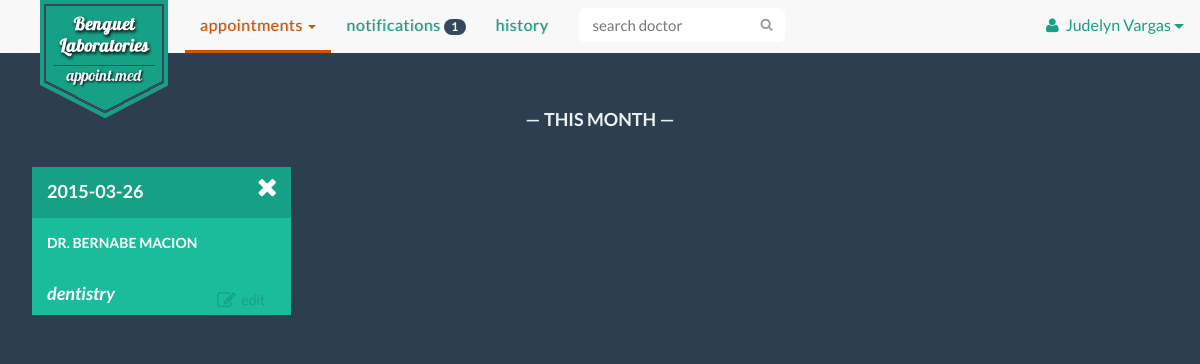
The app's page /appointment_month.php (signed in), older data.
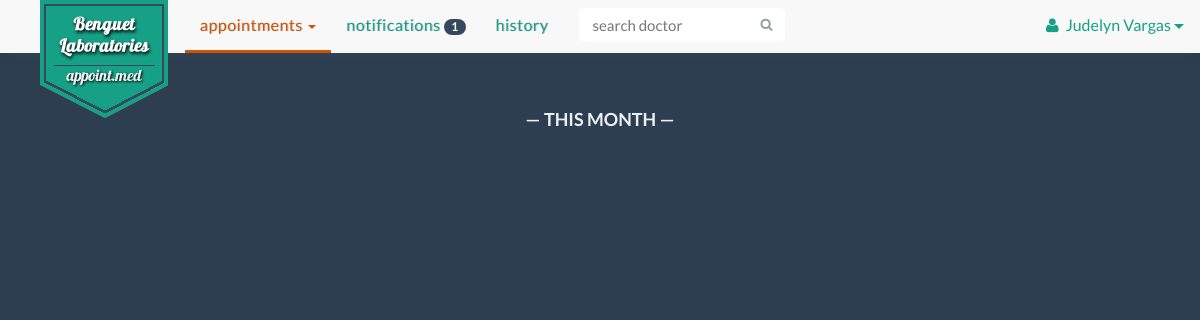
The same page, newer data.
### tables this page shows
CREATE TABLE IF NOT EXISTS `appointment` (
  `appointment_id` int(30) NOT NULL AUTO_INCREMENT,
  `remarks` text NOT NULL,
  `doctor_id` varchar(30) NOT NULL,
  `patient_id` varchar(30) NOT NULL,
  `appoint_date` date NOT NULL,
  `appointment_status` enum('Cancelled','Completed','Referred','Inqueue') NOT NULL,
  `clinic_id` varchar(30) NOT NULL,
  PRIMARY KEY (`appointment_id`),
  KEY `doctor_id_2` (`doctor_id`),
  KEY `patient_id` (`patient_id`),
  KEY `clinic_id` (`clinic_id`)
);

CREATE TABLE IF NOT EXISTS `doctor` (
  `doctor_id` varchar(30) NOT NULL,
  `doctor_name` varchar(30) NOT NULL,
  `specialization` varchar(30) NOT NULL,
  `doctor_status` enum('On Leave','Emergency','In','Out','Sick Leave') NOT NULL,
  `email` varchar(30) NOT NULL,
  `username` varchar(30) NOT NULL,
  PRIMARY KEY (`doctor_id`),
  KEY `username` (`username`)
);

### appointment_month.php (the view, shortened to what this page needs)
<!DOCTYPE html>
<html lang="en">
    <?php
        include 'include/head.php';
        include 'connectdatabase.php';
    ?>
  <body>
    <div class="container">
        <?php
            if(isset($_SESSION['loggedIn']) && isset($_SESSION['account_type']) && isset($_SESSION['username'])){
                $username = $_SESSION['username'];
                $start = date("Y-m-1");
                $end = date("Y-m-t");
            }else{
                header("location: index.php");
                die();
            }
            $result = mysqli_query($con, "SELECT * FROM patient WHERE username LIKE '$username'" );
            $row =  mysqli_fetch_array($result);
            $patient = $row['patient_id'];
            $p_result = mysqli_query($con, "SELECT * FROM appointment WHERE patient_id LIKE '$patient' AND (appointment_status = 'Inqueue' OR appointment_status = 'Referred') AND (appoint_date >= '$start' AND appoint_date <= '$end')" );
            $count_result = mysqli_query($con, "SELECT COUNT(notification) AS count FROM notification WHERE patient_id LIKE '$patient' AND indicator = 'doctor'" );
            $count_row = mysqli_fetch_array($count_result);
            $notif_count =  $count_row['count'];
        ?>
        <?php
            include 'include/pt-nav-start.php';
        ?>
                    <ul class="nav navbar-nav">
                        <li class="dropdown active">
                            <a href="#" class="dropdown-toggle" data-toggle="dropdown" role="button" aria-expanded="false">Appointments <span class="caret"></span></a>
                        </li>
                        <li><a href="notifications.php">Notifications <span class="badge"><?php echo $notif_count?></span></a></li>
                        <li><a href="history.php">History</a></li>
        <?php
            include 'include/pt-nav-end.php';
        ?>
        <div class="container-fluid" id="appointments-user">
            <div class="row">
                <div class="col-md-12">
                    <h1 class="text-center row-header-fff">&mdash; This Month &mdash;</h1>
                </div>
                <?php
                    while ($d_row = mysqli_fetch_array($p_result)){
                    $app_id = $d_row['appointment_id'];
                    $doctor = $d_row['doctor_id'];
                    $date = $d_row['appoint_date'];
                    $d_result = mysqli_query($con, "SELECT * FROM doctor WHERE doctor_id LIKE '$doctor'" );
                    $doc =  mysqli_fetch_array($d_result);
                    echo '<div class="col-xs-12 col-md-6 col-lg-3" id="'.$d_row['appointment_id'].'">';
                    echo "<div class='panel panel-default' id='asd'><div class='panel-heading appointment-date' >";
                            echo $date;
                            echo "<a href=\"close.php?id=$d_row[appointment_id]&doc=$doctor&pat=$patient\" onclick='return confirm(\"Do you want to cancel this appointment?\")' title=\"Cancel\"><i class=\"fa fa-remove fa-lg delete-btn\"></i></a></div>
                            <div class=\"panel-body\">";
                            echo '<p class="appointment-dr-name">Dr. ' . $doc['doctor_name'] . '</p>';
                            echo "</div><div class='appmnt-pnl-btn'>
                            <a class='btn btn-block btn-inverse appo tooltip' data-toggle='modal' data-target='.bs-example-modal-sm' data-id='".$app_id."' data-doctor-id='".$doctor."' title='edit this appointment'><span title='asdsad'><i class='fa fa-edit fa-lg'></i></span> Edit</a>";
                            echo '<p class="appointment-specs">' . $doc['specialization'] . '</p></div></div>';
                    echo '</div>';
                    }
                ?>
            </div>
        </div>
    </div>
  </body>
</html>

Row changes from the older to the newer data that the page shows:
removed appointment: appoint_date "2015-03-26", doctor.doctor_name "BERNABE MACION", doctor.specialization "dentistry"
